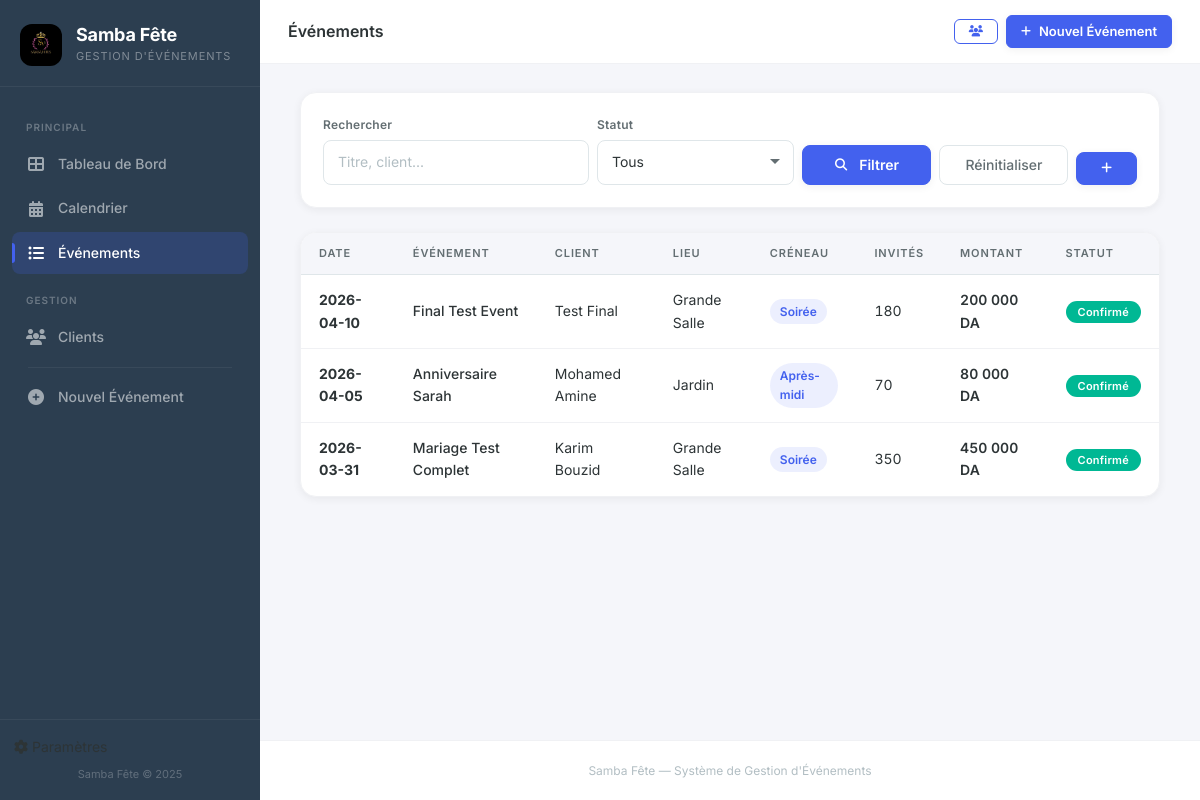
/evenements, run on the app's committed database.
### tables this page shows
CREATE TABLE events (
            id INTEGER PRIMARY KEY AUTOINCREMENT,
            title TEXT NOT NULL,
            client_id INTEGER NOT NULL,
            venue_id INTEGER NOT NULL,
            event_type TEXT NOT NULL,
            event_date TEXT NOT NULL,
            time_slot TEXT NOT NULL,
            guests_men INTEGER DEFAULT 0,
            guests_women INTEGER DEFAULT 0,
            status TEXT DEFAULT 'confirmé',
            notes TEXT,
            total_amount REAL DEFAULT 0,
            deposit_required REAL DEFAULT 20000,
            created_at TEXT DEFAULT (datetime('now','localtime')), venue_id2 INTEGER REFERENCES venues(id),
            FOREIGN KEY (client_id) REFERENCES clients(id),
            FOREIGN KEY (venue_id) REFERENCES venues(id)
        );

CREATE TABLE clients (
            id INTEGER PRIMARY KEY AUTOINCREMENT,
            name TEXT NOT NULL,
            phone TEXT NOT NULL,
            phone2 TEXT,
            email TEXT,
            address TEXT,
            created_at TEXT DEFAULT (datetime('now','localtime'))
        );

CREATE TABLE venues (
            id INTEGER PRIMARY KEY AUTOINCREMENT,
            name TEXT NOT NULL,
            capacity_men INTEGER DEFAULT 0,
            capacity_women INTEGER DEFAULT 0,
            is_active INTEGER DEFAULT 1
        );

### app.py (the view)
@app.route('/evenements')
def event_list():
    db = get_db()
    status_filter = request.args.get('status', '')
    search = request.args.get('q', '').strip()
    query = ("SELECT e.*, c.name as client_name, v.name as venue_name FROM events e "
             "JOIN clients c ON e.client_id=c.id JOIN venues v ON e.venue_id=v.id WHERE 1=1")
    params = []
    if status_filter:
        query += " AND e.status=?"
        params.append(status_filter)
    if search:
        query += " AND (e.title LIKE ? OR c.name LIKE ?)"
        params.extend([f'%{search}%', f'%{search}%'])
    query += " ORDER BY e.event_date DESC"
    events = db.execute(query, params).fetchall()
    db.close()
    return render_template('event_list.html', events=events, statuses=EVENT_STATUSES,
                           status_filter=status_filter, search=search)

### app.py (called while the page is built)
def format_da(amount):
    try:
        return f"{float(amount):,.0f} DA".replace(",", " ")
    except (ValueError, TypeError):
        return "0 DA"

### models.py (called while the page is built)
def get_db():
    conn = sqlite3.connect(DB_PATH, timeout=10)
    conn.row_factory = sqlite3.Row
    conn.execute("PRAGMA foreign_keys = ON")
    return conn

### templates/event_list.html (shortened to what this page needs)
{% extends "base.html" %}
{% block page_title %}Événements{% endblock %}
{% block content %}
<div class="container-fluid">
    <div class="card-custom mb-4">
        <div class="card-body-custom">
            <form method="GET" class="row g-2 align-items-end">
                <div class="col-md-4">
                    <label class="form-label-elegant">Rechercher</label>
                    <input type="text" name="q" class="form-input-elegant" placeholder="Titre, client..."
                           value="{{ search }}">
                </div>
                <div class="col-md-3">
                    <label class="form-label-elegant">Statut</label>
                    <select name="status" class="form-input-elegant">
                        <option value="">Tous</option>
                    </select>
                </div>
                <div class="col-md-2">
                    <button type="submit" class="btn btn-primary w-100">
                        <i class="fas fa-search me-1"></i> Filtrer
                    </button>
                </div>
                <div class="col-md-2">
                    <a href="{{ url_for('event_list') }}" class="btn btn-outline-secondary w-100">
                        Réinitialiser
                    </a>
                </div>
                <div class="col-md-1">
                    <a href="{{ url_for('event_form') }}" class="btn btn-primary w-100">
                        <i class="fas fa-plus"></i>
                    </a>
                </div>
            </form>
        </div>
    </div>
    <div class="card-custom">
        <div class="card-body-custom" style="padding: 0;">
            {% if events %}
            <div class="table-responsive">
                <table class="table-elegant">
                    <thead>
                        <tr>
                            <th>Date</th>
                            <th>Événement</th>
                            <th>Client</th>
                            <th>Lieu</th>
                            <th>Créneau</th>
                            <th>Invités</th>
                            <th>Montant</th>
                            <th>Statut</th>
                        </tr>
                    </thead>
                    <tbody>
                        {% for e in events %}
                        <tr class="clickable-row" onclick="window.location='{{ url_for('event_detail', event_id=e.id) }}'">
                            <td>
                                <strong>{{ e.event_date[:10] }}</strong>
                            </td>
                            <td style="font-weight: 500;">{{ e.title }}</td>
                            <td>{{ e.client_name }}</td>
                            <td>{{ e.venue_name }}</td>
                            <td><span class="badge-slot">{{ e.time_slot }}</span></td>
                            <td style="font-variant-numeric: tabular-nums;">{{ e.guests_men + e.guests_women }}</td>
                            <td style="font-variant-numeric: tabular-nums; font-weight: 600;">{{ e.total_amount | format_da }}</td>
                            <td>
                                <span class="badge-status status-{{ e.status | replace(' ', '-') }}">
                                    {{ e.status }}
                                </span>
                            </td>
                        </tr>
                        {% endfor %}
                    </tbody>
                </table>
            </div>
            {% endif %}
        </div>
    </div>
</div>
{% endblock %}

### data on the page
events: event_date "2026-04-10", title "Final Test Event", client_name "Test Final", venue_name "Grande Salle", time_slot "Soirée", e.guests_men+e.guests_women "180", total_amount "200 000 DA", status "Confirmé"
events: event_date "2026-04-05", title "Anniversaire Sarah", client_name "Mohamed Amine", venue_name "Jardin", time_slot "Après-midi", e.guests_men+e.guests_women "70", total_amount "80 000 DA", status "Confirmé"
events: event_date "2026-03-31", title "Mariage Test Complet", client_name "Karim Bouzid", venue_name "Grande Salle", time_slot "Soirée", e.guests_men+e.guests_women "350", total_amount "450 000 DA", status "Confirmé"
